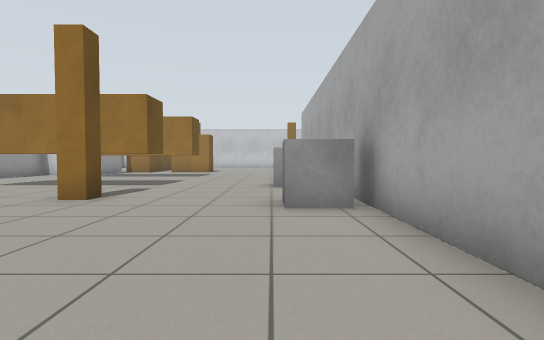
[1] (above)

16 first-person views from a walk through a world built for the Gazebo simulator. The camera is 0.72 m above the floor, tilts 2° down and sees 80° across. The floor is counted in squares, 1 m on a side. Each view is taken from the middle of a square. On the plan, view 1 faces up. The plan holds only what a view shows up to about 10 squares ahead; the rest is blank.

[2]
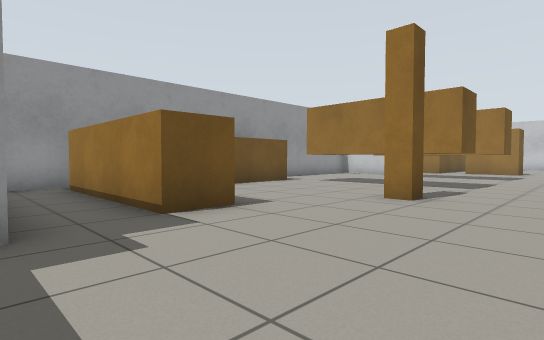

[3]
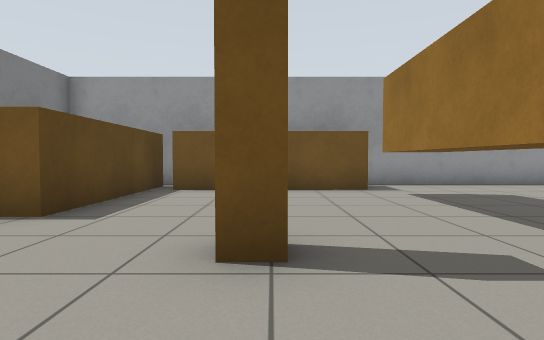

[4]
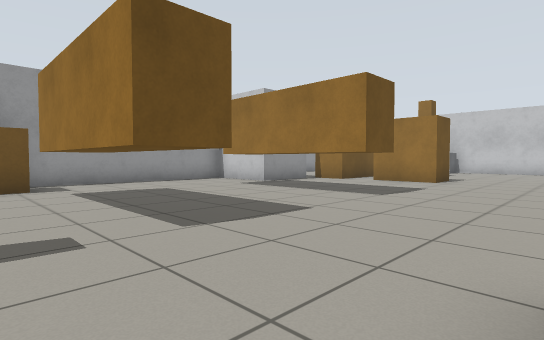

[5]
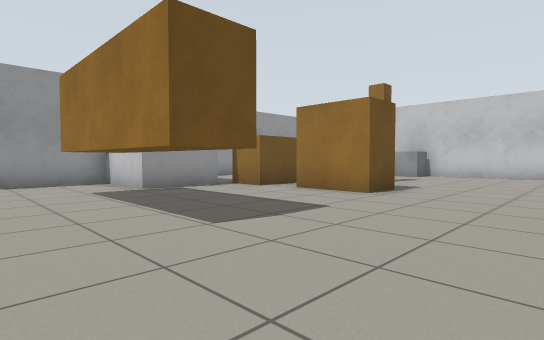

[6]
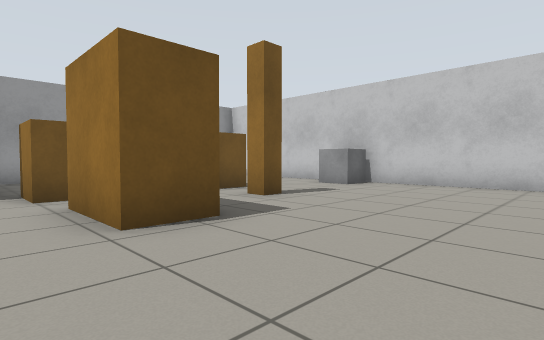

[7]
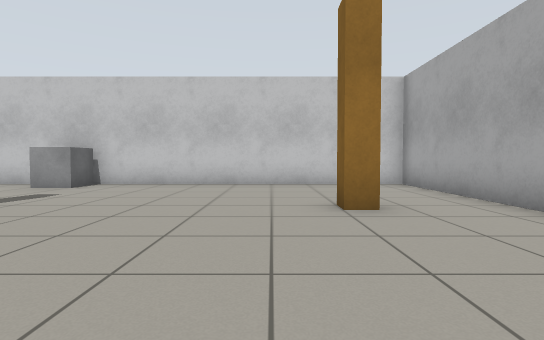

[8]
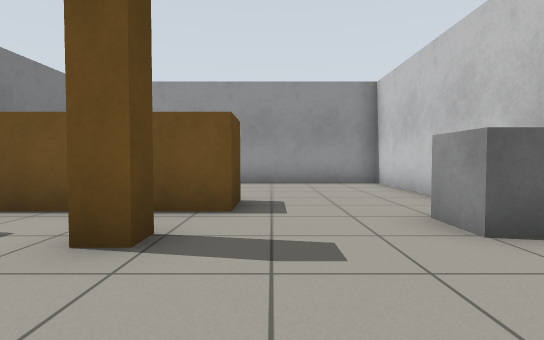

[9]
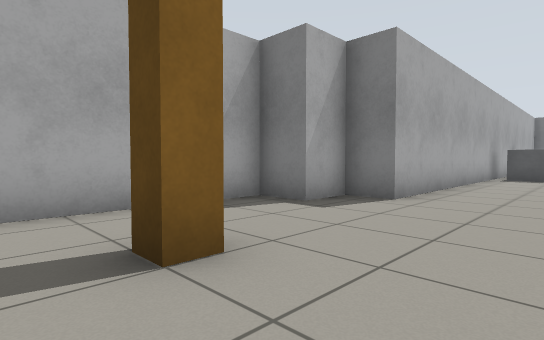

[10]
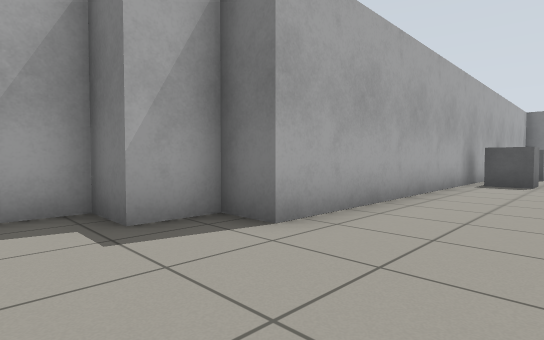

[11]
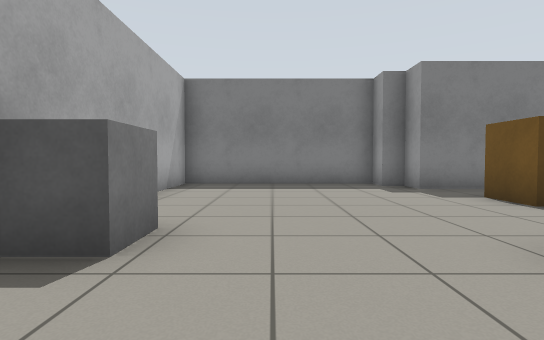

[12]
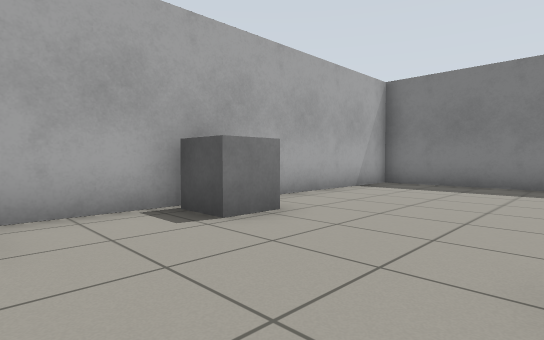

[13]
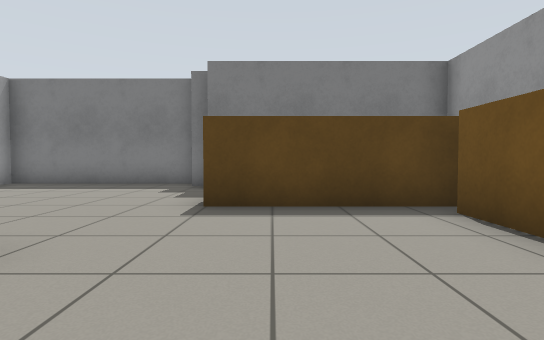

[14]
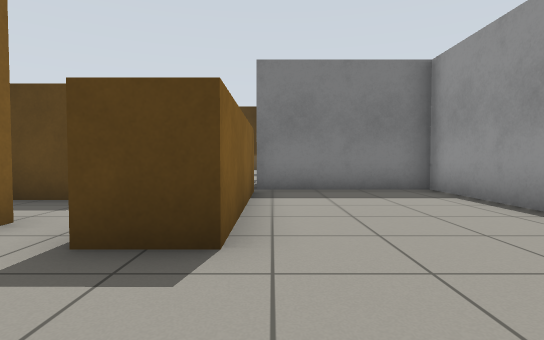

[15]
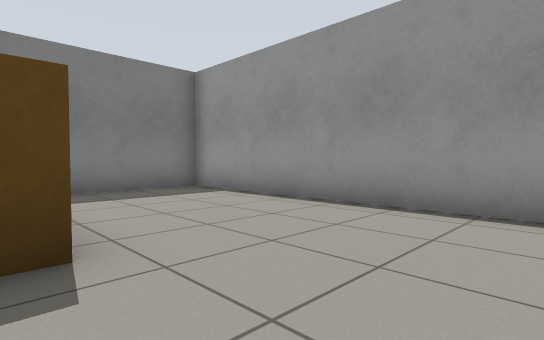

[16]
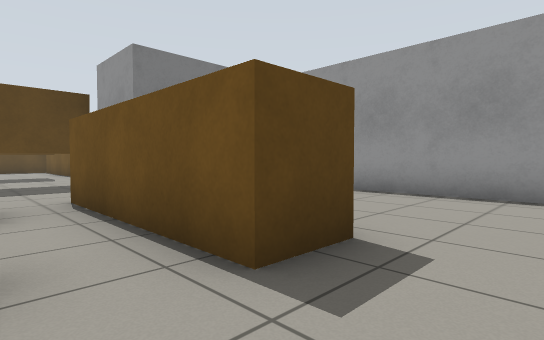

### Floor plan
Key: @ floor where view 1 was taken; # wall or solid block; . floor; T thing the floor can be seen under or through; B grey box; P brown post; R brown box.
Columns run from 12 left of view 1 to 4 right of it. Each row starts with its distance up from view 1.
 25 #################
 24 #.....BB........#
 23 #...............#
 22 #...............#
 21 #....#.P.....P..#
 20 #....#..........#
 19 #....#..........#
 18 #....#.RR.......#
 17 #....#.RR......##
 16 #####.........##
 15   ###.........#
 14   #.TTT T.....#
 13   #..TTTT.....#
 12   #...........#
 11   #...........#
 10   #...........#
  9   #..TTTT...BB#
  8   ##........BB#
  7   ##..........#
  6    #.....P....#
  5    #........BB#
  4    #..........#
  3   ######......#
  2   ######......#
  1   #...........#
  0   ######....@.#
 -1        ##.....#
 -2         #######

Where each view was taken, in squares from view 1:
view 1: 0 up, 0 right, facing up
view 2: 0 up, 1 left, facing up-left
view 3: 6 up, 1 left, facing left
view 4: 7 up, 0 right, facing up-left
view 5: 11 up, 0 right, facing up-left
view 6: 16 up, 0 right, facing up-left
view 7: 16 up, 0 right, facing up
view 8: 22 up, 2 left, facing left
view 9: 22 up, 1 left, facing down-right
view 10: 19 up, 1 left, facing down-right
view 11: 8 up, 1 left, facing down
view 12: 8 up, 3 left, facing down-right
view 13: 8 up, 6 left, facing down
view 14: 24 up, 8 left, facing down
view 15: 24 up, 7 left, facing down-left
view 16: 23 up, 5 left, facing down-left
